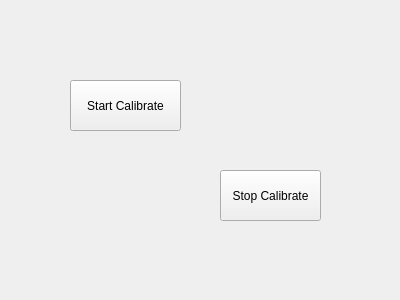
<?xml version="1.0" encoding="UTF-8"?>
<ui version="4.0">
 <class>CalibratorWidget</class>
 <widget class="QWidget" name="CalibratorWidget">
  <property name="geometry">
   <rect>
    <x>0</x>
    <y>0</y>
    <width>400</width>
    <height>300</height>
   </rect>
  </property>
  <property name="windowTitle">
   <string>CalibratorWidget</string>
  </property>
  <widget class="QPushButton" name="startCalibrateButton">
   <property name="geometry">
    <rect>
     <x>70</x>
     <y>80</y>
     <width>111</width>
     <height>51</height>
    </rect>
   </property>
   <property name="text">
    <string>Start Calibrate</string>
   </property>
  </widget>
  <widget class="QPushButton" name="stopCalibrateButton">
   <property name="geometry">
    <rect>
     <x>220</x>
     <y>170</y>
     <width>101</width>
     <height>51</height>
    </rect>
   </property>
   <property name="text">
    <string>Stop Calibrate</string>
   </property>
  </widget>
 </widget>
 <layoutdefault spacing="6" margin="11"/>
 <resources/>
 <connections/>
</ui>
